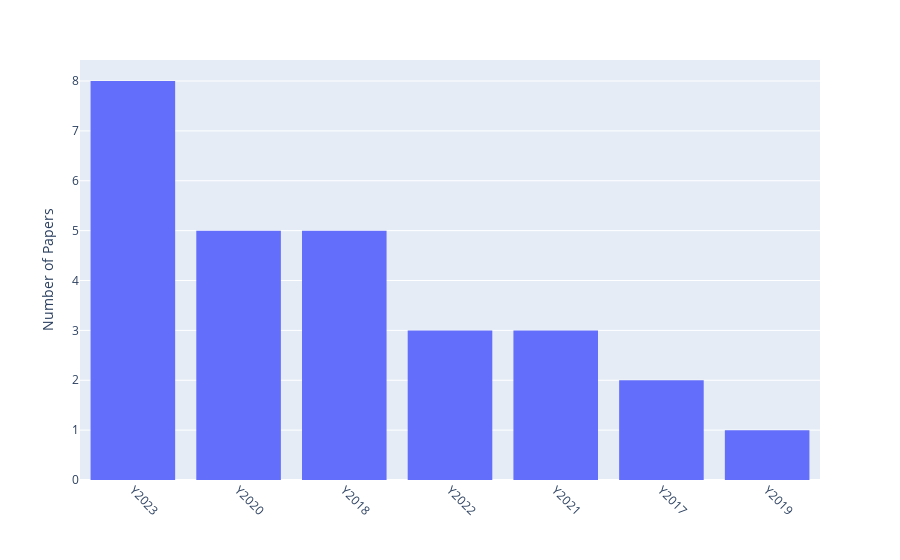

The cell this chart's notebook holds for it:
### Code cell
fig = px.histogram(df, x="Year")
fig.update_layout(yaxis_title="Number of Papers") 
fig.update_layout(xaxis_title="") 
fig.update_xaxes(tickangle=45) 
fig.update_xaxes(dtick=1) 
fig.update_layout(barmode='stack', xaxis={'categoryorder':'total descending'})
fig.show()
pio.write_image(fig, 'num.pdf')

### Figure 1 — Plotly figure (JSON) as saved in the notebook; plotly's stock layout.template omitted (floating-point values rounded to 4 significant figures)
{"data": [{"alignmentgroup": "True", "bingroup": "x", "hovertemplate": "Year=%{x}<br>count=%{y}<extra></extra>", "legendgroup": "", "marker": {"color": "#636efa", "pattern": {"shape": ""}}, "name": "", "offsetgroup": "", "orientation": "v", "showlegend": false, "type": "histogram", "x": ["Y2023", "Y2023", "Y2023", "Y2023", "Y2023", "Y2023", "Y2023", "Y2022", "Y2022", "Y2022", "Y2023", "Y2021", "Y2021", "Y2021", "Y2020", "Y2020", "Y2020", "Y2020", "Y2020", "Y2019", "Y2018", "Y2018", "Y2018", "Y2018", "Y2018", "Y2017", "Y2017"], "xaxis": "x", "yaxis": "y"}], "layout": {"barmode": "stack", "legend": {"tracegroupgap": 0}, "margin": {"t": 60}, "xaxis": {"anchor": "y", "categoryorder": "total descending", "domain": [0, 1], "dtick": 1, "tickangle": 45, "title": {"text": ""}}, "yaxis": {"anchor": "x", "domain": [0, 1], "title": {"text": "Number of Papers"}}}}
